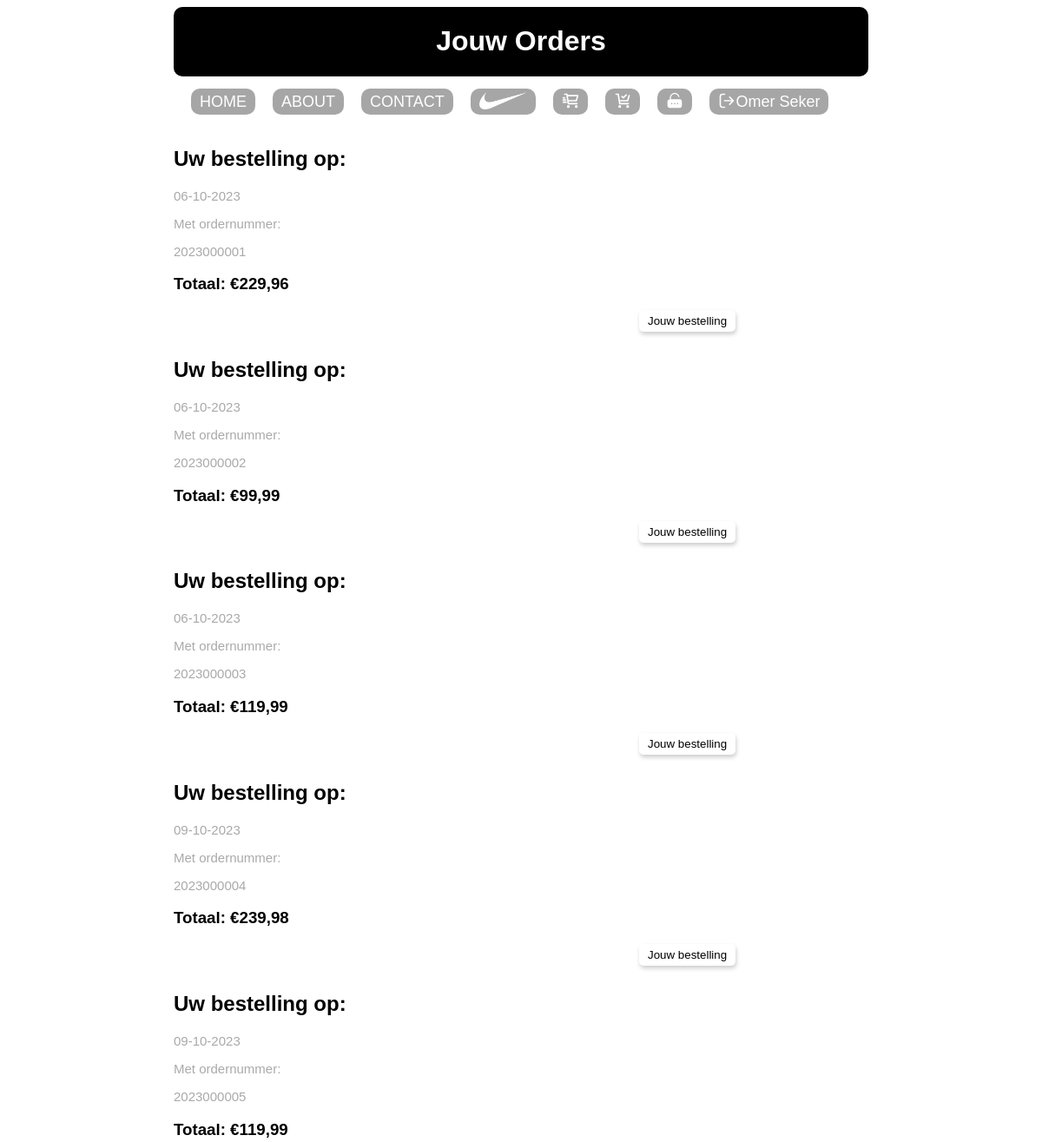
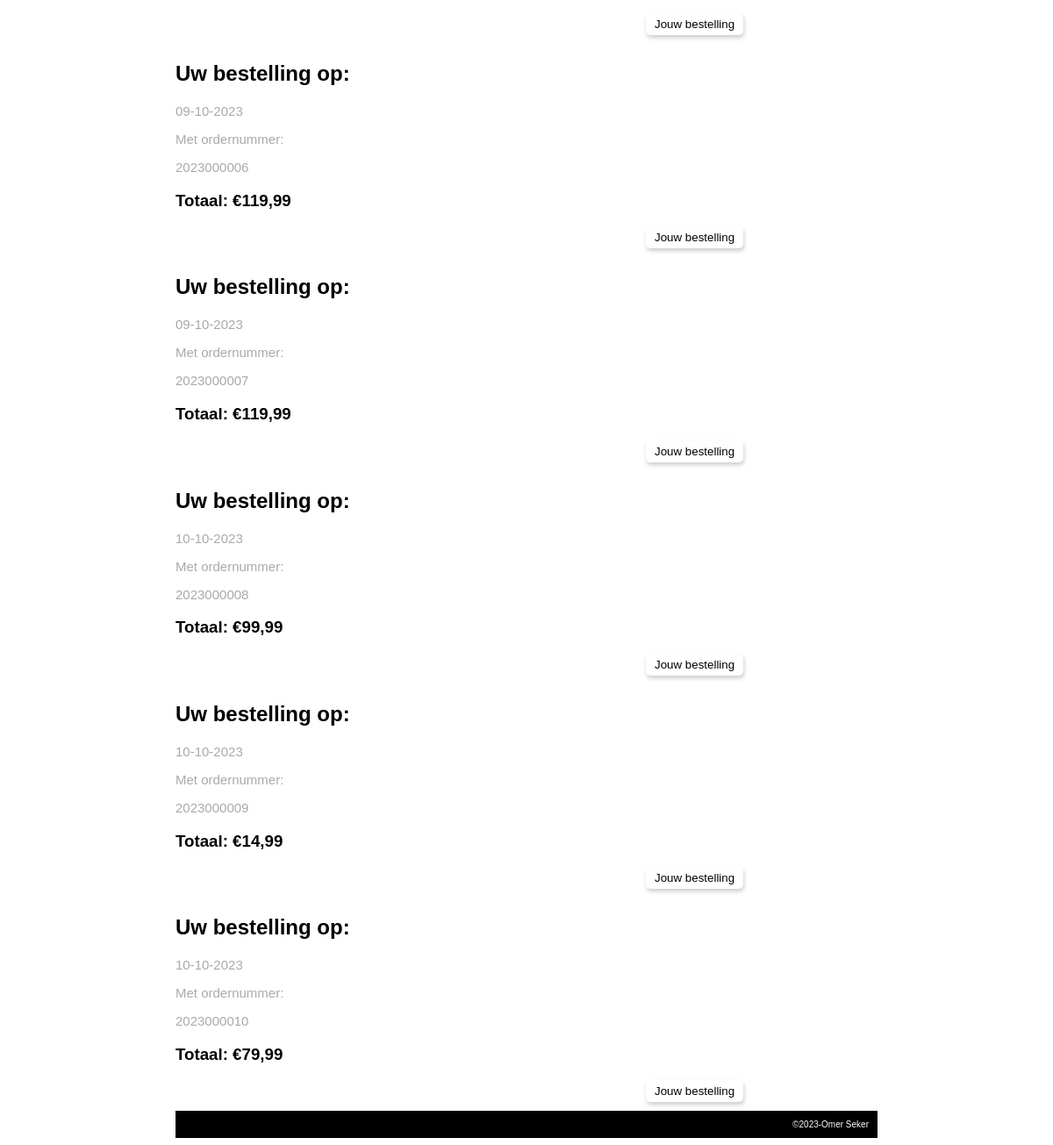
/index.php?page=orders (signed in), run on the app's committed database (2 pictures, top to bottom).
### tables this page shows
CREATE TABLE `orders` (
  `id` int(11) NOT NULL,
  `userId` int(11) NOT NULL,
  `orderDate` date NOT NULL,
  `orderNumber` int(11) NOT NULL
);

### db.repository.php (called while the page is built, shortened)
<?php
function connectDatabase(){
    $server = "localhost";
    $username = "omer_web_shop_user";
    $password = "educom123!";
    $database = "omer_webshop";
    $conn = mysqli_connect($server, $username, $password, $database);
    return $conn;
    }
function getAllOrders(){
    $conn = connectDatabase();
    try{
        $orders = array();
        $sql="SELECT o.id, o.orderDate, o.orderNumber, SUM(pl.amount * p.price) AS 'total'
        FROM orders AS o
        JOIN productline AS pl ON pl.orderid = o.id
        JOIN products AS p ON p.productId = pl.productId
        GROUP BY o.id";
        $result = mysqli_query($conn, $sql);
        while($row = mysqli_fetch_assoc($result)) {
            $orders[$row['id']] = $row;
        }
        return $orders;
    } finally{
        mysqli_close($conn);
    }
}

### productService.php (called while the page is built, shortened)
<?php
require_once 'db.repository.php';
function getOrders(){
    return getAllOrders();
}

### orders.php (the view)
<?php
function showOrdersHeader(){
    echo 'Jouw Orders';
}
function showOrdersContent($data){
echo '<table>';
    if (isset($data['succes']) && $data['succes']) {
        $orders = getAllOrders();
        foreach ($orders as $order) {
            echo '<tr>';
            echo '<div class="order">';
            echo "<h2>Uw bestelling op:</h2>";
            $formatted_date = date('d-m-Y', strtotime($order['orderDate']));
            echo "<p> $formatted_date</p>";
            echo "<p>Met ordernummer:</p>";
            echo "<p> $order[orderNumber]</p>";
            $number_format = number_format($order['total'], 2, ',', '.');
            echo "<h3>Totaal: &euro;$number_format</h3>";
            echo "</div>";
            echo '<form method="POST" action="index.php">
                  <input type="hidden" name="action" value="viewDetails">
                  <input type="hidden" name="id" value="'.$order['id'].'">
                  <input type="hidden" name="page" value="orderDetail">
                  <input type="submit" value="Jouw bestelling">
                  </form>';
            echo '</tr>';
echo '</table>';
        }
    }
}

### CSS/stylesheet.css (style rules this page uses)
body { width: 800px; margin-left: auto; margin-right: auto; font-family: 'Gill Sans', 'Gill Sans MT', Calibri, 'Trebuchet MS', sans-serif; }
div p { color: darkgrey; font-size: 15px; }
input { margin-left: 50px; width: 400px; border: none; border-radius: 5px; box-shadow: 1px 3px 5px rgba(0, 0, 0, 0.2); }
input[type="submit"] { width: auto; box-shadow: 1px 3px 5px rgba(0, 0, 0, 0.2); background-color: transparent; padding-top: 5px; padding-bottom: 5px; padding-left: 10px; padding-right: 10px; margin-bottom: 10px; margin-left: 536px; transition: transform 0.3s; cursor: pointer; }
table { display: flex; justify-content: center; align-items: center; table-layout: fixed; width: 100%; margin-bottom: 20px; }

### data on the page
orders: orderDate "06-10-2023", orderNumber "2023000001", number_format "229,96"
orders: orderDate "06-10-2023", orderNumber "2023000002", number_format "99,99"
orders: orderDate "06-10-2023", orderNumber "2023000003", number_format "119,99"
orders: orderDate "09-10-2023", orderNumber "2023000004", number_format "239,98"
orders: orderDate "09-10-2023", orderNumber "2023000005", number_format "119,99"
orders: orderDate "09-10-2023", orderNumber "2023000006", number_format "119,99"
orders: orderDate "09-10-2023", orderNumber "2023000007", number_format "119,99"
orders: orderDate "10-10-2023", orderNumber "2023000008", number_format "99,99"
orders: orderDate "10-10-2023", orderNumber "2023000009", number_format "14,99"
orders: orderDate "10-10-2023", orderNumber "2023000010", number_format "79,99"

### other printed values
$menuItem[0] "HOME"
$menuItem[0] "ABOUT"
$menuItem[0] "CONTACT"
$menuItem[0] "Omer Seker"
